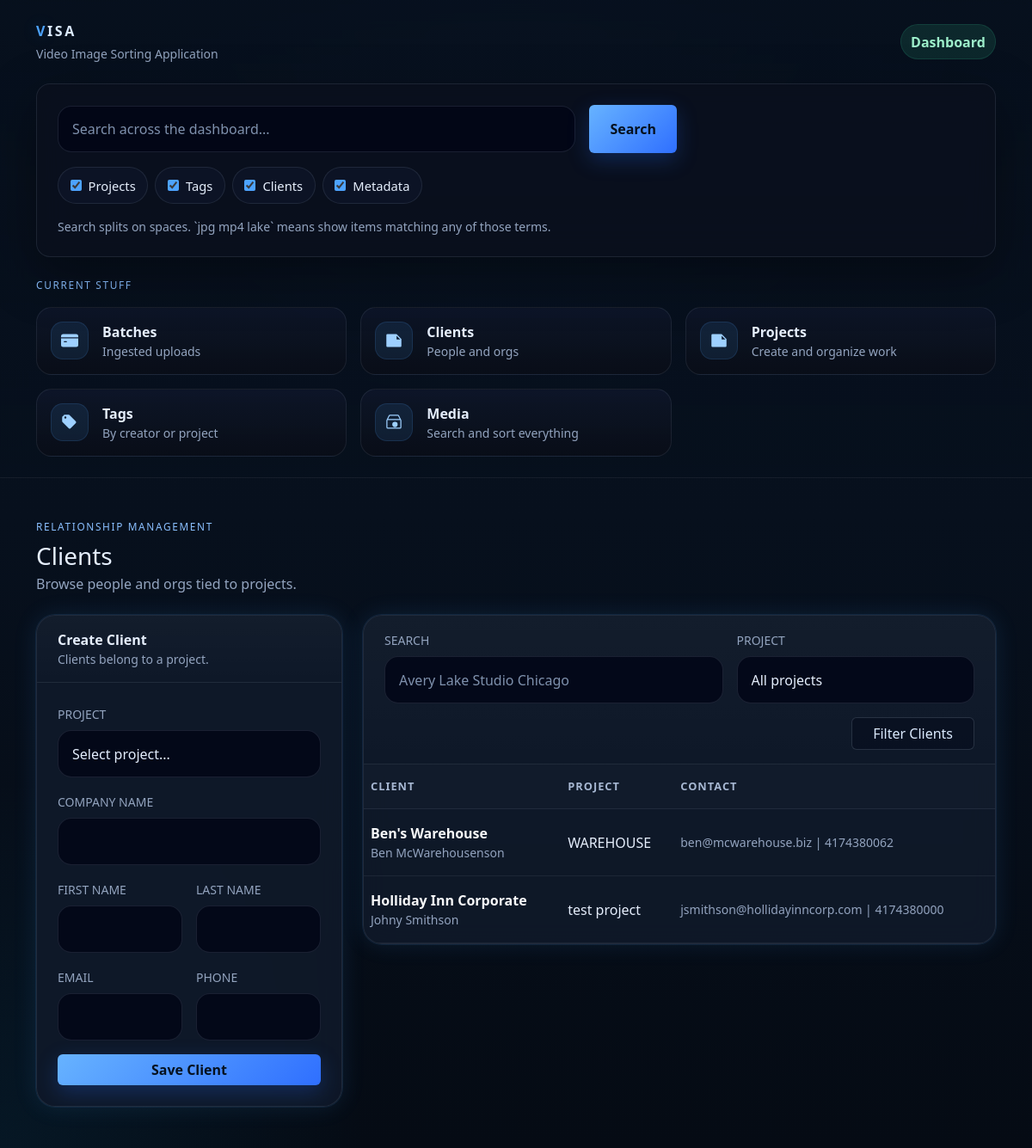
The page /dashboard/clients/ on the database as committed earlier.
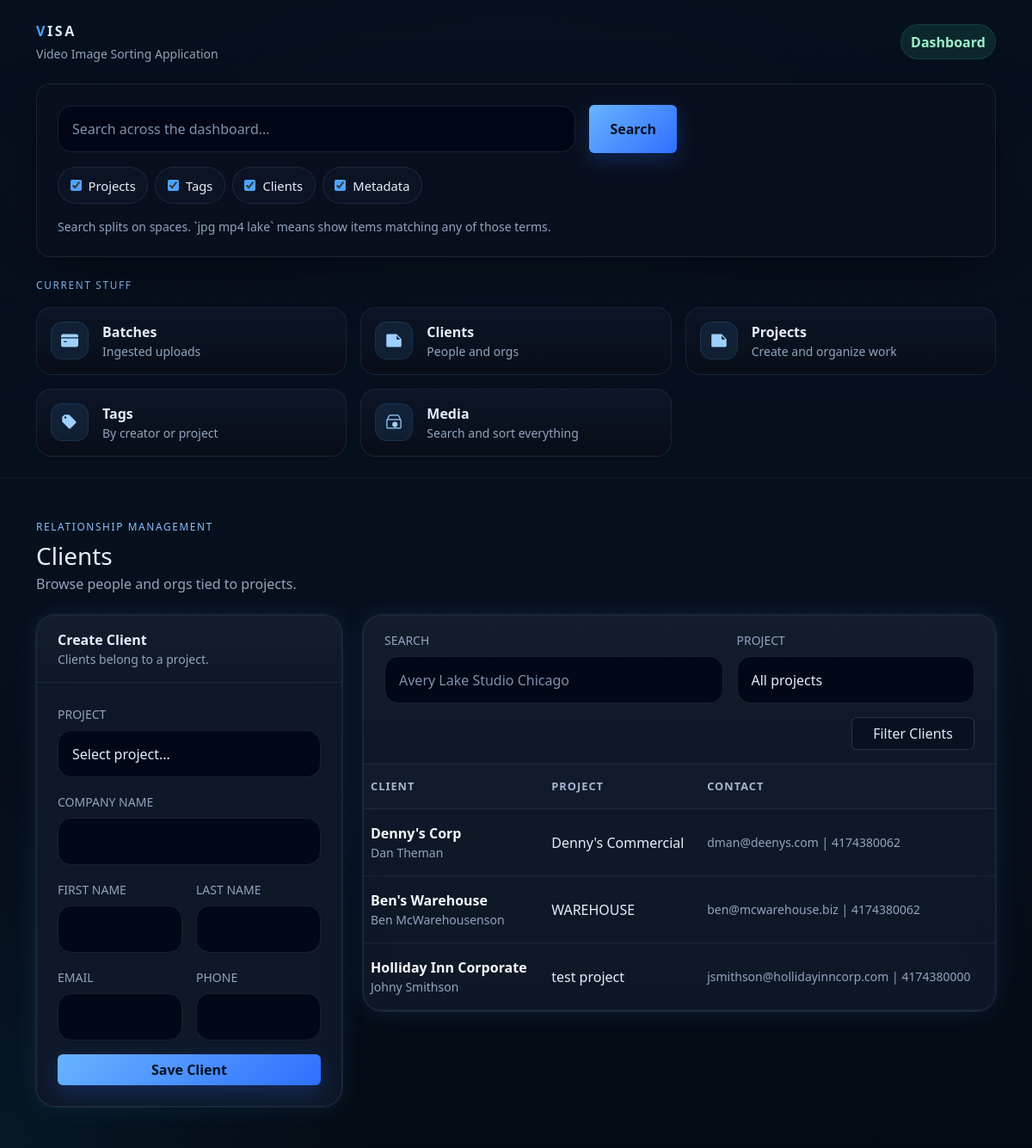
The same page on the database as committed later.
### base/models.py (models this page shows, shortened)
class Customer(models.Model):
    project = models.ForeignKey(
        Project,
        on_delete=models.CASCADE,
        related_name="customers",
    )
    company_name = models.CharField(max_length=90, blank=True)
    first_name = models.CharField(max_length=90)
    last_name = models.CharField(max_length=90)
    phone = models.CharField(max_length=30, blank=True)
    email = models.EmailField(blank=True)
    street_num = models.CharField(max_length=20, blank=True)
    street_name = models.CharField(max_length=120, blank=True)
    city = models.CharField(max_length=90, blank=True)
    state = models.CharField(max_length=10, blank=True)
    zip_code = models.CharField(max_length=20, blank=True)
    country = models.CharField(max_length=90, blank=True)

class Project(models.Model):
    name = models.CharField(max_length=90)
    location = models.CharField(max_length=90, blank=True)
    start_date = models.DateField(null=True, blank=True)
    end_date = models.DateField(null=True, blank=True)
    users = models.ManyToManyField(
        settings.AUTH_USER_MODEL,
        through="ProjectUser",
        related_name="projects",
        blank=True,
    )

### base/views.py (the view, shortened to what this page needs)
# urls.py: path("dashboard/clients/", views.dashboard_clients, name="dashboard_clients"),
def dashboard_clients(request):
    q = (request.GET.get("q") or "").strip()
    project_id = (request.GET.get("project_id") or "").strip()
    clients = Customer.objects.select_related("project").order_by("project__name", "company_name", "last_name", "first_name")
    terms = _search_terms(q)
    if project_id.isdigit():
        clients = clients.filter(project_id=int(project_id))
    return render(
        request,
        "base/dashboard_clients.html",
        {
            "clients": clients,
            "projects": Project.objects.order_by("name"),
            "filters": {"q": q, "project_id": project_id},
            **_base_context(),
        },
    )

### base/views.py (called while the page is built)
def _empty_search_state():
    return {
        "q": "",
        "terms": [],
        "projects": True,
        "tags": True,
        "clients": True,
        "metadata": True,
    }

def _search_terms(query):
    cleaned = []
    seen = set()
    for raw_term in (query or "").split():
        term = raw_term.strip().lower().lstrip(".")
        if term and term not in seen:
            seen.add(term)
            cleaned.append(term)
    return cleaned

def _base_context(search_state=None):
    return {
        "search_state": search_state or _empty_search_state(),
    }

### base/templates/base/dashboard_clients.html (shortened to what this page needs)
{% extends "base/base.html" %}
{% block content %}
  <div class="d-flex flex-wrap justify-content-between align-items-center gap-3 mb-4">
    <div>
      <div class="section-label mb-2">Relationship management</div>
      <h1 class="h3 mb-1">Clients</h1>
      <div class="muted">Browse people and orgs tied to projects.</div>
    </div>
  </div>
  <div class="row g-4">
    <div class="col-12 col-xl-4">
      <div class="visa-glass-soft card-visa h-100">
        <div class="content-card-header px-4 py-3">
          <div class="fw-semibold">Create Client</div>
          <div class="small muted">Clients belong to a project.</div>
        </div>
        <div class="p-4">
          <form method="post">
            <div class="mb-3">
              <label class="form-label muted small text-uppercase">Project</label>
              <select name="project_id" class="form-select search-input">
                <option value="">Select project...</option>
              </select>
            </div>
            <div class="mb-3">
              <label class="form-label muted small text-uppercase">Company Name</label>
              <input name="company_name" class="form-control search-input">
            </div>
            <div class="row g-3">
              <div class="col-6">
                <label class="form-label muted small text-uppercase">First Name</label>
                <input name="first_name" class="form-control search-input">
              </div>
              <div class="col-6">
                <label class="form-label muted small text-uppercase">Last Name</label>
                <input name="last_name" class="form-control search-input">
              </div>
            </div>
            <div class="row g-3 mt-0">
              <div class="col-6">
                <label class="form-label muted small text-uppercase">Email</label>
                <input name="email" type="email" class="form-control search-input">
              </div>
              <div class="col-6">
                <label class="form-label muted small text-uppercase">Phone</label>
                <input name="phone" class="form-control search-input">
              </div>
            </div>
            <button class="btn btn-visa-primary w-100 mt-3">Save Client</button>
          </form>
        </div>
      </div>
    </div>
    <div class="col-12 col-xl-8">
      <div class="visa-glass-soft card-visa">
        <div class="content-card-header px-4 py-3">
          <form method="get" class="row g-3 align-items-end">
            <div class="col-12 col-md-7">
              <label class="form-label muted small text-uppercase">Search</label>
              <input name="q" value="{{ filters.q }}" class="form-control search-input" placeholder="Avery Lake Studio Chicago">
            </div>
            <div class="col-12 col-md-5">
              <label class="form-label muted small text-uppercase">Project</label>
              <select name="project_id" class="form-select search-input">
                <option value="">All projects</option>
              </select>
            </div>
            <div class="col-12 d-flex justify-content-end">
              <button class="btn btn-outline-visa px-4">Filter Clients</button>
            </div>
          </form>
        </div>
        <div class="table-responsive">
          <table class="table table-visa table-hover align-middle mb-0">
            <thead>
              <tr>
                <th>Client</th>
                <th>Project</th>
                <th>Contact</th>
              </tr>
            </thead>
            <tbody>
              {% for client in clients %}
                <tr>
                  <td>
                    <a href="{% url 'dashboard_client_detail' client.id %}" class="fw-semibold text-light text-decoration-none">
                      {% if client.company_name %}{{ client.company_name }}{% else %}{{ client.first_name }} {{ client.last_name }}{% endif %}
                    </a>
                    <div class="small muted">{{ client.first_name }} {{ client.last_name }}</div>
                  </td>
                  <td>
                    <a href="{% url 'dashboard_project_detail' client.project.id %}" class="text-decoration-none text-reset">{{ client.project.name }}</a>
                  </td>
                  <td class="small muted">{% if client.email %}{{ client.email }}{% endif %}{% if client.email and client.phone %} | {% endif %}{% if client.phone %}{{ client.phone }}{% endif %}</td>
                </tr>
              {% empty %}
                <tr><td colspan="3" class="text-center py-5"><div class="muted">No clients yet.</div></td></tr>
              {% endfor %}
            </tbody>
          </table>
        </div>
      </div>
    </div>
  </div>
{% endblock %}

### base/templates/base/base.html (shortened to what this page needs)
<!doctype html>
<html lang="en">
<head>
  <link
    href="https://cdn.jsdelivr.net/npm/bootstrap@5.3.3/dist/css/bootstrap.min.css"
    rel="stylesheet"
  >
</head>
<body>
  <div class="visa-bg-grid"></div>
  <div class="visa-shell">
    <header class="visa-topbar sticky-top">
      <div class="container py-4">
        <div class="d-flex flex-column gap-4">
          <div class="d-flex flex-wrap justify-content-between align-items-center gap-3">
            <div>
              <a href="/" class="visa-brand">
                <span class="visa-brand-accent">V</span>ISA
              </a>
              <div class="small muted mt-1">Video Image Sorting Application</div>
            </div>
            <div class="badge-visa">Dashboard</div>
          </div>
          <div class="visa-glass rounded-4 p-3 p-md-4">
            <form method="get" action="{% url 'dashboard_media' %}" class="search-wrap">
              <div class="row g-3 align-items-center">
                <div class="col-12 col-lg">
                  <input
                    type="text"
                    name="q"
                    class="form-control search-input"
                    placeholder="Search across the dashboard..."
                    value="{{ search_state.q|default:'' }}"
                  >
                </div>
                <div class="col-12 col-lg-auto">
                  <button type="submit" class="btn btn-visa-primary px-4 py-3 w-100">
                    Search
                  </button>
                </div>
              </div>
              <div class="d-flex flex-wrap gap-2 mt-3">
                <label class="filter-chip">
                  <input
                    type="checkbox"
                    name="projects"
                    value="1"
                    {% if search_state.projects|default:True %}checked{% endif %}
                  >
                  <span>Projects</span>
                </label>
                <label class="filter-chip">
                  <input
                    type="checkbox"
                    name="tags"
                    value="1"
                    {% if search_state.tags|default:True %}checked{% endif %}
                  >
                  <span>Tags</span>
                </label>
                <label class="filter-chip">
                  <input
                    type="checkbox"
                    name="clients"
                    value="1"
                    {% if search_state.clients|default:True %}checked{% endif %}
                  >
                  <span>Clients</span>
                </label>
                <label class="filter-chip">
                  <input
                    type="checkbox"
                    name="metadata"
                    value="1"
                    {% if search_state.metadata|default:True %}checked{% endif %}
                  >
                  <span>Metadata</span>
                </label>
              </div>
              <div class="small muted mt-3">
                Search splits on spaces. `jpg mp4 lake` means show items matching any of those terms.
              </div>
            </form>
          </div>
          <div>
            <div class="section-label mb-3">Current stuff</div>
            <div class="quick-link-grid">
              <div>
                <a href="{% url 'dashboard_home' %}" class="quick-link-card">
                  <div class="d-flex align-items-start gap-3">
                    <div class="icon-wrap">
                      <svg xmlns="http://www.w3.org/2000/svg" width="20" height="20" fill="currentColor" viewBox="0 0 16 16">
                        <path d="M0 4a2 2 0 0 1 2-2h12a2 2 0 0 1 2 2v1H0V4zm0 2h16v6a2 2 0 0 1-2 2H2a2 2 0 0 1-2-2V6zm3 2.5a.5.5 0 0 0 0 1h2a.5.5 0 0 0 0-1H3z"/>
                      </svg>
                    </div>
                    <div>
                      <div class="fw-semibold">Batches</div>
                      <div class="small muted">Ingested uploads</div>
                    </div>
                  </div>
                </a>
              </div>
              <div>
                <a href="{% url 'dashboard_clients' %}" class="quick-link-card">
                  <div class="d-flex align-items-start gap-3">
                    <div class="icon-wrap">
                      <svg xmlns="http://www.w3.org/2000/svg" width="20" height="20" fill="currentColor" viewBox="0 0 16 16">
                        <path d="M2 2a1 1 0 0 0-1 1v10a1 1 0 0 0 1 1h12a1 1 0 0 0 1-1V6.5L10.5 2H2zm8.5 1.5L14 7h-3a.5.5 0 0 1-.5-.5v-3z"/>
                      </svg>
                    </div>
                    <div>
                      <div class="fw-semibold">Clients</div>
                      <div class="small muted">People and orgs</div>
                    </div>
                  </div>
                </a>
              </div>
              <div>
                <a href="{% url 'dashboard_projects' %}" class="quick-link-card">
                  <div class="d-flex align-items-start gap-3">
                    <div class="icon-wrap">
                      <svg xmlns="http://www.w3.org/2000/svg" width="20" height="20" fill="currentColor" viewBox="0 0 16 16">
                        <path d="M2 2a1 1 0 0 0-1 1v10a1 1 0 0 0 1 1h12a1 1 0 0 0 1-1V6.5L10.5 2H2zm8.5 1.5L14 7h-3a.5.5 0 0 1-.5-.5v-3z"/>
                      </svg>
                    </div>
                    <div>
                      <div class="fw-semibold">Projects</div>
                      <div class="small muted">Create and organize work</div>
                    </div>
                  </div>
                </a>
              </div>
              <div>
                <a href="{% url 'dashboard_tags' %}" class="quick-link-card">
                  <div class="d-flex align-items-start gap-3">
                    <div class="icon-wrap">
                      <svg xmlns="http://www.w3.org/2000/svg" width="20" height="20" fill="currentColor" viewBox="0 0 16 16">
                        <path d="M2 2.5A1.5 1.5 0 0 1 3.5 1H7a1 1 0 0 1 .707.293l6 6a1 1 0 0 1 0 1.414l-5 5a1 1 0 0 1-1.414 0l-6-6A1 1 0 0 1 1 7V3.5A1.5 1.5 0 0 1 2.5 2H2zm2 2a1 1 0 1 0 0-2a1 1 0 0 0 0 2z"/>
                      </svg>
                    </div>
                    <div>
                      <div class="fw-semibold">Tags</div>
                      <div class="small muted">By creator or project</div>
                    </div>
                  </div>
                </a>
              </div>
              <div>
                <a href="{% url 'dashboard_media' %}" class="quick-link-card">
                  <div class="d-flex align-items-start gap-3">
                    <div class="icon-wrap">
                    </div>
                    <div>
                      <div class="fw-semibold">Media</div>
                      <div class="small muted">Search and sort everything</div>
                    </div>
                  </div>
                </a>
              </div>
            </div>
          </div>
        </div>
      </div>
    </header>
    <main class="container py-4 py-md-5">
      {% block content %}{% endblock %}
    </main>
  </div>
</body>
</html>

Rows that differ between the two databases and show on the page:
added Customer: company_name "Denny's Corp", first_name "Dan", last_name "Theman", project.name "Denny's Commercial", email "dman@deenys.com", phone "4174380062"
